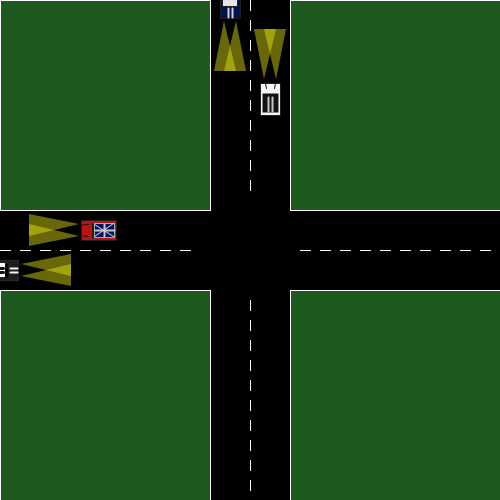
Frame 1 (no input)
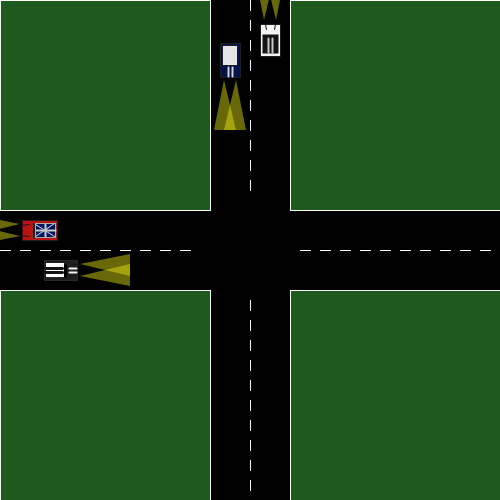
Frame 60 (the mouse pressed at the canvas centre just before this capture)
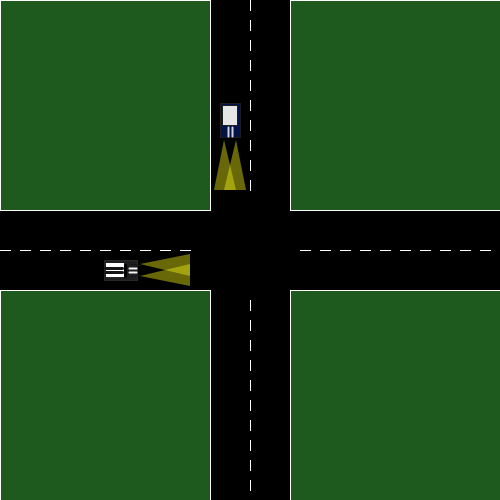
Frame 120 (the mouse held since frame 60 and released just before this capture)

The Processing sketch that drew these frames (run headless with seeded random() and noise(); from frame 60 on, the mouse is pressed at the canvas centre):

// Processing sketch: processing_16114
// ── processing_16114.pde

float a=0;
float b = 0;
float speed1=1;
float speed = 1;
boolean carmoves = true ;
float c=width;
float d=height;
float speed2=-1;
float speed3=-1;

void setup()
{
  
  size (500,500);
  smooth();
      
}
void draw() {
  background (0);
  stroke(255);
  
  
  for (int i = 0 ; i < width ; i = i+20) { 
    if((i > width/2-60) && (i < width/2+40)) {
    stroke(0);    //Set color to black
  } else {
    stroke(255);  //Set color to white
  }// Set the beginning and end locations of horizontal ellipses
  for (int j = height/height + 25 ; j < height ; j = j+50) { //Set the beginning and end locations of vertical ellipses
    
    line(i, height/2, i+10, height/2);
    line(width/2,i,width/2,i+10);
    
    }
    }
  line(width/2-40,0,width/2-40,height/2-40);
    line(width/2+40,0,width/2+40,height/2-40);
      line(width/2-40,height,width/2-40,height/2+40);
      line(width/2+40,height,width/2+40,height/2+40);
      line(0,height/2-40,width/2-40,height/2-40);
      line(0,height/2+40,width/2-40,height/2+40);
      line(width,height/2-40,width/2+40,height/2-40);
      line(width,height/2+40,width/2+40,height/2+40);
      fill(30,90,30);
      rectMode(CORNER);
  rect(0,0,width/2-40,height/2-40);
  rect(width/2+40,0,width/2-40,height/2-40);
  rect(0,height/2+40,width/2-40,height/2-40);
  rect(width/2+40,height/2+40,width/2-40,height/2-40);
      
      
  rectMode(CENTER);
  a= a + speed;
  b=b + speed1;
  c=c+speed2;
  d=d+speed3;
  fill(100);
  stroke(40);
  //fill(200,40,0.140);
  fill(30);
  rect(a+1,height/2+20, 33,20 );
  fill(255);
  rect(a-5,height/2+20,15,14);
  fill(0);
  
  
  
  //rect(a+3,height/2+22,25,16);
  fill(0,18,80);
  noStroke();
  stroke(30);
  rect(width/2-20,b,20,34);
  strokeWeight(3);//The Front Glass RED CAR
  stroke(0);
  line(a+5,height/2+26,a+5,height/2+15);
  strokeWeight(1);
  stroke(30);
  fill(230);
  rect(width/2-20,b-5,15,20);
  
  fill(188,18,18);
  rect(c,height/2-20,35,20);
  strokeWeight(3);//The Front Glass RED CAR
  stroke(30);
  line(c-6,height/2-26,c-6,height/2-13);
  strokeWeight(1);
  stroke(170);
  
  fill(0,20,100);
  rect(c+5,height/2-20,20,14);
  
  
  
  stroke(30);
  fill(245);
  
  rect(width/2+20,d,20,32); //WHITE MINI
  fill(20);
  noStroke();
  rect(width/2+20.5,d+4,16,19);
  strokeWeight(1);
  fill(255);
  rect(a-5,height/2+20,18,14);
  
  //The Hood Shadows
  stroke(20);
  line(c-11,height/2-26,c-20,height/2-25);
  line(c-11,height/2-14,c-20,height/2-15);
  
  line(a+11,height/2+26,a+20,height/2+25);
  line(a+11,height/2+14,a+20,height/2+15);
  
  line(width/2-26,b+10,width/2-27,b+16);
  line(width/2-15,b+10,width/2-14,b+16);
  
  line(width/2+24,d-11,width/2+25,d-16);
  line(width/2+16,d-11,width/2+15,d-16);
  
  //HOOD Stripes
  strokeWeight(2);
  stroke(210);
  line(width/2-22,b+7,width/2-22,b+16);
  line(width/2-18,b+7,width/2-18,b+16);

  //ROOF STRIPES
  strokeWeight(3);
   stroke(20);
  line(a-15,height/2+18,a+2,height/2+18);
  line(a-15,height/2+22,a+2,height/2+22);
  strokeWeight(2);
  stroke(245);
  line(a+9,height/2+18,a+16,height/2+18);
  line(a+9,height/2+22,a+16,height/2+22);
  
  strokeWeight(2);
   stroke(200);
  line(width/2+22,d-2,width/2+22,d+12);
  line(width/2+18,d-2,width/2+18,d+12);
  
  strokeWeight(1);
   stroke(200);
  line(c+14,height/2-14,c-5,height/2-26); // Red car white stripes
  line(c+14,height/2-27,c-5,height/2-14);
  
  strokeWeight(2);
 line(c+5,height/2-14,c+5,height/2-26); // Red car white stripes CROSS
  line(c+15,height/2-20,c-4,height/2-20);
  
  
  
  noStroke();
  strokeWeight(1);
  
  fill(240,240,20,110);
  quad(a+20,height/2+14,a+70,height/2+4,a+70,height/2+26,a+20,height/2+14);
  quad(a+20,height/2+26,a+70,height/2+14,a+70,height/2+36,a+20,height/2+26);
   quad(c-20,height/2-14,c-70,height/2-4,c-70,height/2-26,c-20,height/2-14);
   quad(c-20,height/2-26,c-70,height/2-14,c-70,height/2-36,c-20,height/2-26);
    quad(width/2-14,b+20,width/2-4,b+70,width/2-36,b+70,width/2-26,b+70);
    quad(width/2-26,b+20,width/2-14,b+70,width/2-48,b+70,width/2-36,b+70);
     quad(width/2+14,d-20,width/2+4,d-70,width/2+36,d-70,width/2+26,d-70);
     quad(width/2+26,d-20,width/2+14,d-70,width/2+48,d-70,width/2+36,d-70);
     
  
  if (a> width+25) {
    a = -70;
    
  }
  if (b> height+25) {
    b = -70;
    
  }
  if (c<- 30){
    c=width+70;
  }
  if (d< - 30){
    d=height+70;
  }
  if(keyPressed){
    switch(key) {
      case'a':
      
  speed=0;
  break;
  case'w':
  speed1=0;
  break;
  case'd':
  speed2=0;
  break;
  case's':
  speed3=0;
  break;
  case'l':
  size(350,350);
  break;
  case'u':
  size(500,500);
}
}

  for (int speed = 1; speed < width; speed += 2) 
{
  boolean carmoves = true; 

if (!carmoves) { 
  a = a + speed;
} 
carmoves = false; 
if (carmoves) { 
  speed = 0;
  
}


}



}
void keyReleased() {
  switch(key){
    case'a':
  carmoves = false ;
  speed=random(2.3,6.3);
  break;
  case'w':
  speed1=random(2.3,6.3);;
  break;
  case'd':
  speed2=random(-3.3,-6.3);
  break;
  case's':
  speed3=random(-3.3,-6.3);
}
}
